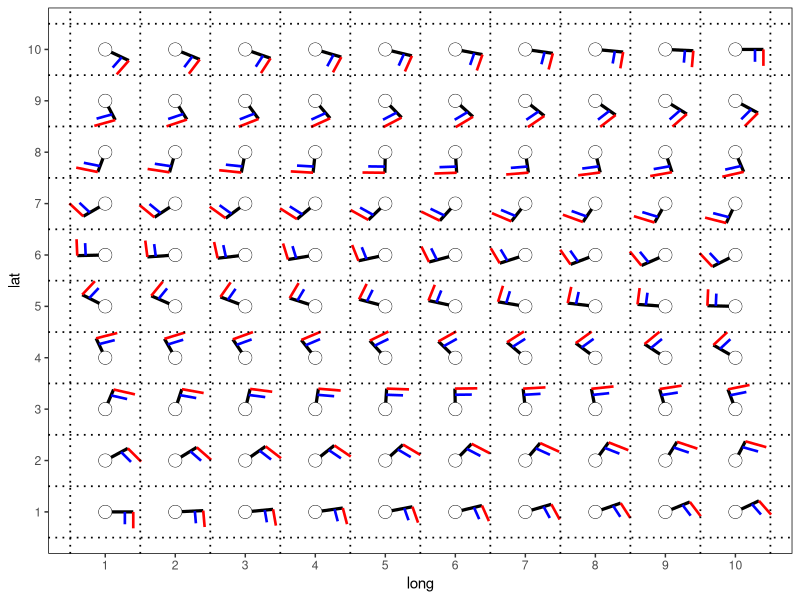

Source code (R):
library(ggplot2)
spoke_df = expand.grid(x_axis = 1:10, y_axis = 1:10)
spoke_df[, "angle_1"] = seq(0, 2, length.out = nrow(spoke_df))*pi
spoke_df[, "angle_2"] = seq(0, 2, length.out = nrow(spoke_df))*pi - 0.5*pi
spoke_df[, "angle_1_cos"] = cos(spoke_df$angle_1)
spoke_df[, "angle_1_sin"] = sin(spoke_df$angle_1)

spoke_size = 0.4

ggplot() +
    theme(panel.grid.minor = element_blank(),
          panel.grid.major = element_blank(),
          panel.border = element_rect(fill = NA),
          panel.background = element_blank(),
          plot.background = element_blank(),
          legend.position = "none") + 
    geom_spoke(data = spoke_df,
               aes(x = x_axis, y = y_axis,
                   angle = angle_1),
               radius = spoke_size,
               size = 1.1) + 
    geom_point(data = spoke_df,
               aes(x = x_axis, y = y_axis),
               shape = 1, size = 4) +
    geom_point(data = spoke_df,
               aes(x = x_axis, y = y_axis),
               size = 3.7, colour = "white") + 
    geom_spoke(data = spoke_df,
               aes(x = x_axis + angle_1_cos * spoke_size, 
                   y = y_axis + angle_1_sin * spoke_size,
                   angle = angle_2),
               radius = spoke_size * 0.8, 
               size = 0.9,
               colour = "red") + 
    geom_spoke(data = spoke_df,
               aes(x = x_axis + angle_1_cos * spoke_size * 0.7, 
                   y = y_axis + angle_1_sin * spoke_size * 0.7,
                   angle = angle_2),
               radius = spoke_size * 0.6, 
               size = 0.9,
               colour = "blue") + 
    scale_x_continuous(name = "long",
                       breaks = 1:10,
                       labels = 1:10,
                       limits = c(0.3, 10.7),
                       expand = c(0.01, 0.01)) + 
    scale_y_continuous(name = "lat",
                       breaks = 1:10,
                       labels = 1:10,
                       limits = c(0.3, 10.7),
                       expand = c(0.01, 0.01)) + 
    geom_vline(xintercept = 0.5:10.5, size = 0.6, linetype = 3) + 
    geom_hline(yintercept = 0.5:10.5, size = 0.6, linetype = 3)